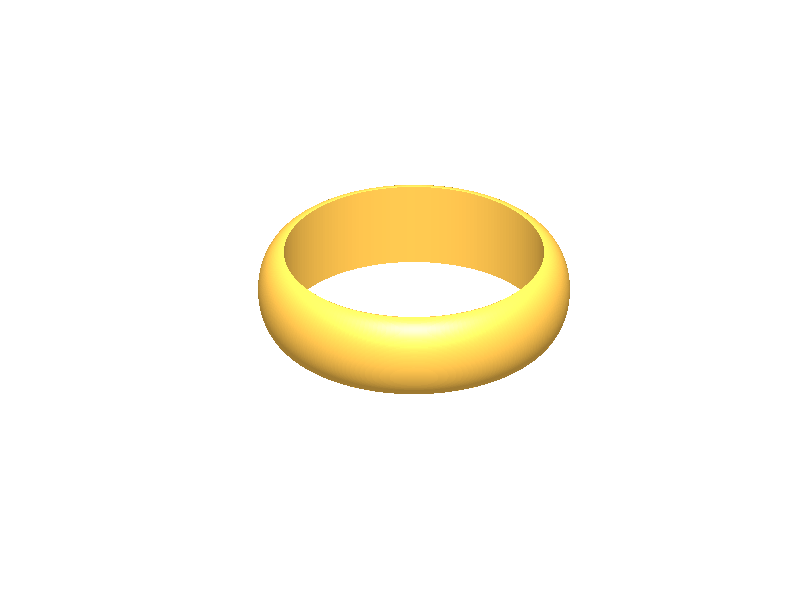

MATLAB code to generate this figure:
% Ring in MATLAB
[t,p]=meshgrid(pi/2:pi/100:pi*2.5);
D=1-min(cos(p),0)/5;
surf(-D.*cos(t),D.*sin(t),-sin(p)/3,'FaceC','#da4','EdgeC','n')
axis off equal
material([.6 .9 .9 5 .3])
light('Po',[-5 -7 14])
